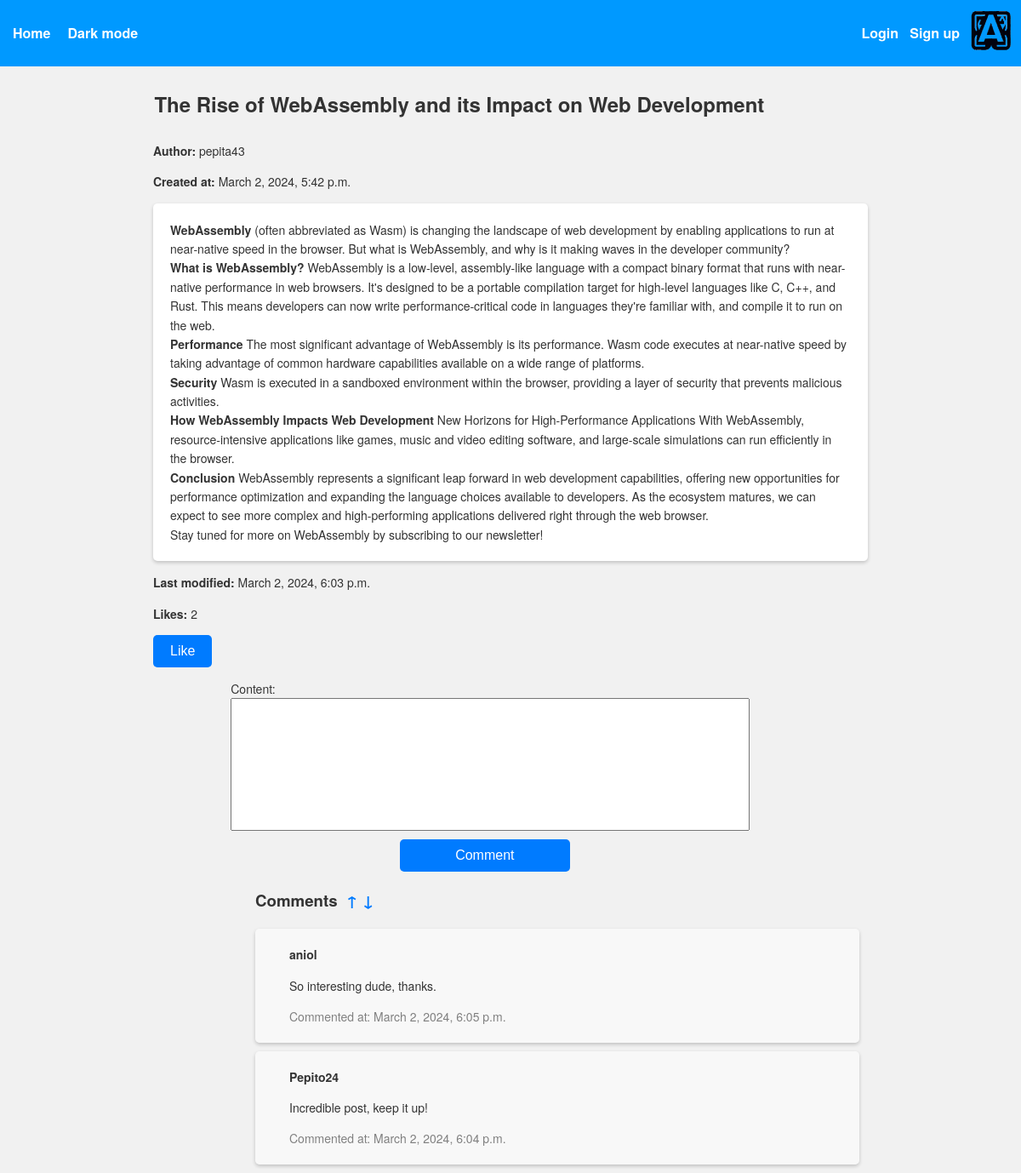
Page /post/6/ on the committed database.
### posts/models.py (models this page shows, shortened)
class Post(models.Model):
    title = models.CharField(max_length=70, blank=False, null=False)
    content = models.TextField(max_length=2000, blank=False, null=False)
    created_at = models.DateTimeField(auto_now_add=True)
    updated_at = models.DateTimeField(auto_now=True)
    author = models.ForeignKey(User, on_delete=models.CASCADE)
    def content_html(self):
        return mark_safe(self.content)

class Comment(models.Model):
    content = models.TextField(max_length=500, blank=False, null=False)
    created_at = models.DateTimeField(auto_now_add=True)
    author = models.ForeignKey(User, on_delete=models.CASCADE)
    post = models.ForeignKey(Post, on_delete=models.CASCADE)

### posts/views.py (the view)
# urls.py: path('post/<int:pk>/', views.post_detail, name='post_detail'),
def post_detail(request, pk):
    post = get_object_or_404(Post, pk=pk)
    order = request.GET.get('order', 'desc')
    comments = post.comment_set.all().order_by(
        f'{"-" if order == "desc" else ""}created_at')
    if request.method == "POST":
        if not request.user.is_authenticated:
            return redirect('login')
        form = CommentForm(request.POST)
        if form.is_valid():
            comment = form.save(commit=False)
            comment.author = request.user
            comment.post = post
            comment.save()
            return redirect('post_detail', pk=post.pk)
    else:
        form = CommentForm()
    dark_mode = 'dark_mode' if 'dark_mode' in request.session else 'light_mode'
    return render(request, 'posts/post_detail.html',
                  {'post': post,
                   'form': form,
                   'comments': comments,
                   'theme': dark_mode})

### posts/forms.py
class CommentForm(forms.ModelForm):
    class Meta:
        model = Comment
        fields = ['content']

### templates/posts/post_detail.html (shortened to what this page needs)
<!doctype html>
<html lang="en">
  <head>
  </head>
  <body>
    {% extends "base.html" %} {% block content %}
    <h2 class="detail-post" id="detail-post-title">{{ post.title }}</h2>
    <p class="detail-post"><strong>Author:</strong> {{ post.author }}</p>
    <p class="detail-post">
      <strong>Created at:</strong> {{ post.created_at }}
    </p>
    <p class="detail-post" id="detail-post-content">
      {{ post.content_html|safe }}
    </p>
    <p class="detail-post">
      <strong>Last modified:</strong> {{ post.updated_at }}
    </p>
    <p class="detail-post"><strong>Likes:</strong> {{ post.like_set.count }}</p>
    <form method="post" action="{% url 'like_post' post.id %}">
      <button class="detail-post btn" type="submit">Like</button>
    </form>
    <div class="center-form">
      <form method="post">
        {% csrf_token %} {{ form.as_p }}
        <button class="comment-btn" type="submit">Comment</button>
      </form>
    </div>
    <h3>
      Comments
      <a href="?order=asc" class="sort-arrows" style="margin: 5px 5px">↑</a
      ><a href="?order=desc" class="sort-arrows">↓</a>
    </h3>
    {% for comment in comments %}
    <div class="comment">
      <p><strong>{{ comment.author }}</strong></p>
      <p>{{ comment.content }}</p>
      {% if theme == 'dark_mode' %}
      <p style="color: white">Commented at: {{ comment.created_at }}</p>
      {% else %}
      <p style="color: gray">Commented at: {{ comment.created_at }}</p>
      {% endif %}
    </div>
    {% endfor %} {% endblock %}

### templates/base.html (style rules this page uses)
:root { --primary-color: #007bff; --secondary-color: #6c757d; --success-color: #28a745; --info-color: #17a2b8; --warning-color: #ffc107; --danger-color: #dc3545; --light-color: #f1f1f1; --dark-color: #333; --link-color: #007bff; --btn-hover-color: #ffd700; --link-hover-color: var(--btn-hover-color); --link-hover-text-decoration: none; --btn-primary-bg: #007bff; --btn-secondary-bg: #6c757d; --btn-info-bg: #17a2b8; --btn-success-bg: #28a745; --btn-warning-bg: #ffc107; --btn-danger-bg: #dc3545; --btn-link-color: #007bff; --btn-link-hover-color: #0056b3; --btn-padding-y: 0.75rem; --btn-padding-x: 1.5rem; --btn-font-size: 1rem; --btn-border-radius: 0.25rem; --input-padding-y: 0.75rem; --input-padding-x: 1.5rem; --input-font-size: 1rem; --input-border-radius: 0.25rem; --input-border-color: #ced4da; --input-border-color-focus: #80bdff; --input-box-shadow-focus: 0 0 0 0.2rem rgba(0, 123, 255, 0.25); --input-color: #495057; --input-bg: #fff; --input-bg-disabled: #e9ecef; --input-color-disabled: #6c757d; --input-bg-readonly: #e9ecef; --input-color-readonly: #495057; }
body { font-family: "Helvetica Neue", Helvetica, Arial, sans-serif; margin: 0; padding: 0; background-color: var(--light-color); color: var(--dark-color); line-height: 1.6; }
body.light-mode h1, body.light-mode h2, body.light-mode h3, body.light-mode h4, body.light-mode h5, body.light-mode h6, body.light-mode p { color: var(--dark-color); }
h1, h2, h3, h4, h5, h6 { color: var(--dark-color); margin-left: 25%; margin-right: 15%; }
h2 { padding: 5px; }
p { font-size: 14px; margin-left: 5%; }
.detail-post { max-width: 1000px; margin-left: 15%; margin-right: 15%; }
#detail-post-title { margin-left: 14.7%; }
#detail-post-content { border-radius: 5px; box-shadow: 0 2px 4px rgba(0, 0, 0, 0.2); padding: 20px; background-color: #ffffff; }
.comment { border-radius: 5px; box-shadow: 0 2px 4px rgba(0, 0, 0, 0.2); padding: 5px; max-width: 700px; margin-left: 25%; margin-right: 15%; background-color: rgba(255, 255, 255, 0.5); margin-bottom: 10px; }
.comment-btn { position: relative; left: 25%; bottom: 10px; width: 200px; transition: color 0.3s ease; margin-left: 30%; }
.center-form { display: flex; justify-content: center; align-items: center; flex-direction: column; height: 30vh; margin-left: -25%; }
.center-form form { resize: none; min-width: 100px; min-height: 100px; max-width: 400px; max-height: 300px; }
textarea { resize: none; width: 160%; }
a { color: var(--link-color); text-decoration: none; }
a.sort-arrows { transition: color 0.3s ease; }
button, .btn { background-color: var(--btn-primary-bg); color: white; border: none; padding: 10px 20px; border-radius: 5px; cursor: pointer; font-size: 16px; }
.btn { transition: color 0.3s ease; }

### rows in the picture
Post: title "The Rise of WebAssembly and its Impact on Web Development", author "pepita43", created_at "March 2, 2024, 5:42 p.m.", content_html "WebAssembly (often abbreviated as Wasm) is changing the landscape of web development by enabling applications to run at near-native speed in the browser. But what is WebAssembly, and why is it making waves in the developer community? What is WebAssembly? WebAssembly is a low-level, assembly-like language with a compact binary format that runs with near-native performance in web browsers. It's designed to be a portable compilation target for high-level languages like C, C++, and Rust. This means developers can now write performance-critical code in languages they're familiar with, and compile it to run on the web. Performance The most significant advantage of WebAssembly is its performance.…", updated_at "March 2, 2024, 6:03 p.m.", like_set.count "2"
Comment: author "aniol", content "So interesting dude, thanks.", created_at "March 2, 2024, 6:05 p.m."
Comment: author "Pepito24", content "Incredible post, keep it up!", created_at "March 2, 2024, 6:04 p.m."
